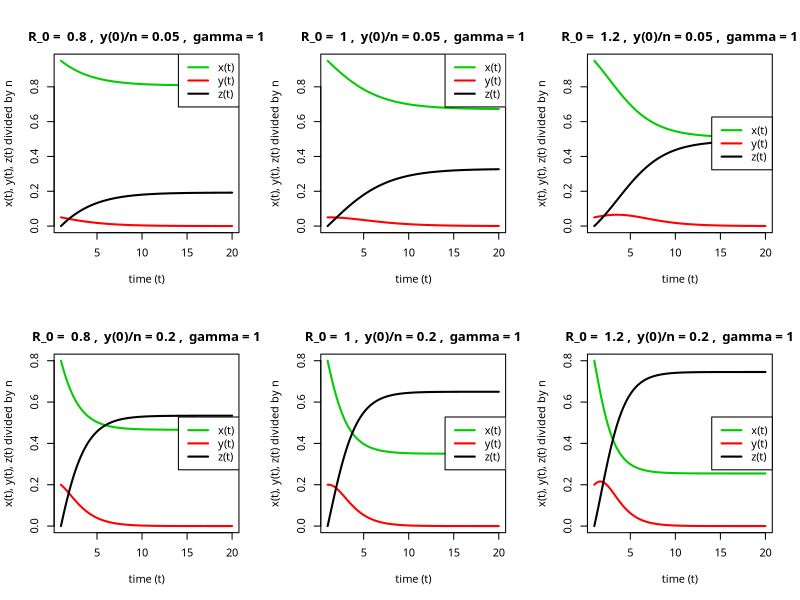
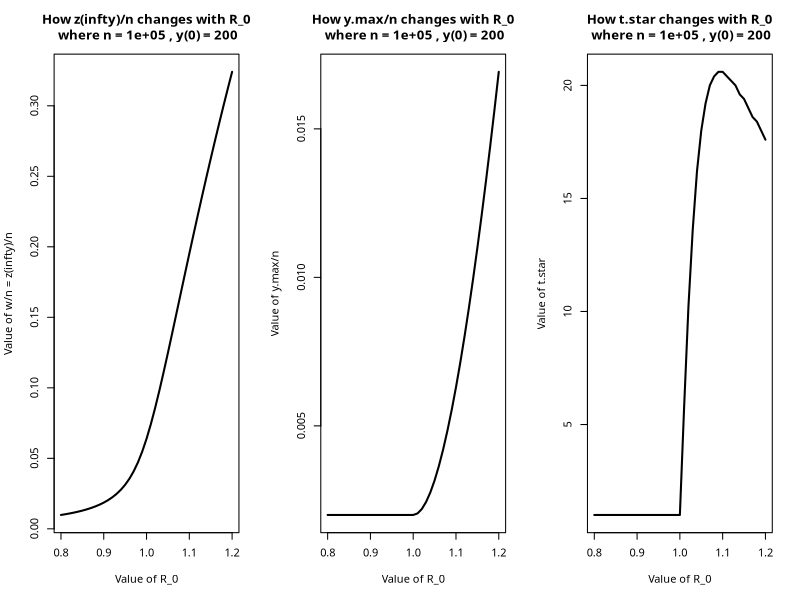
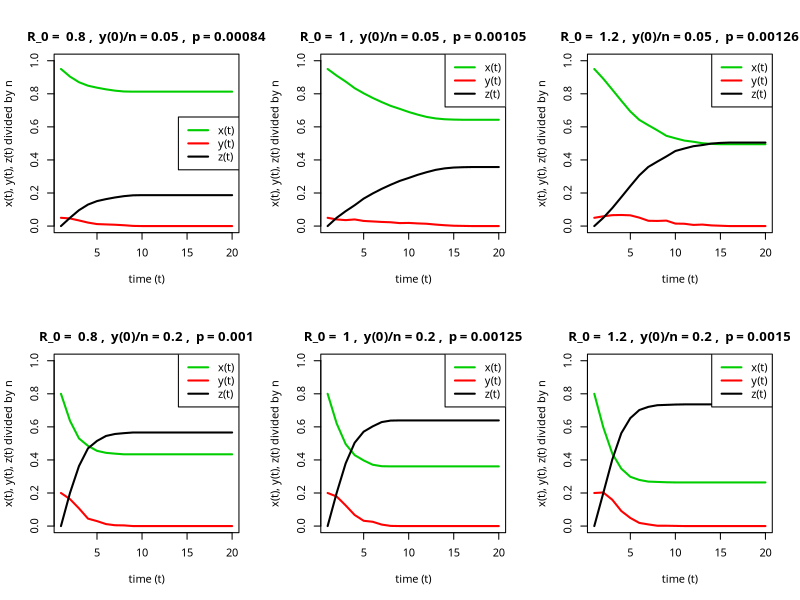
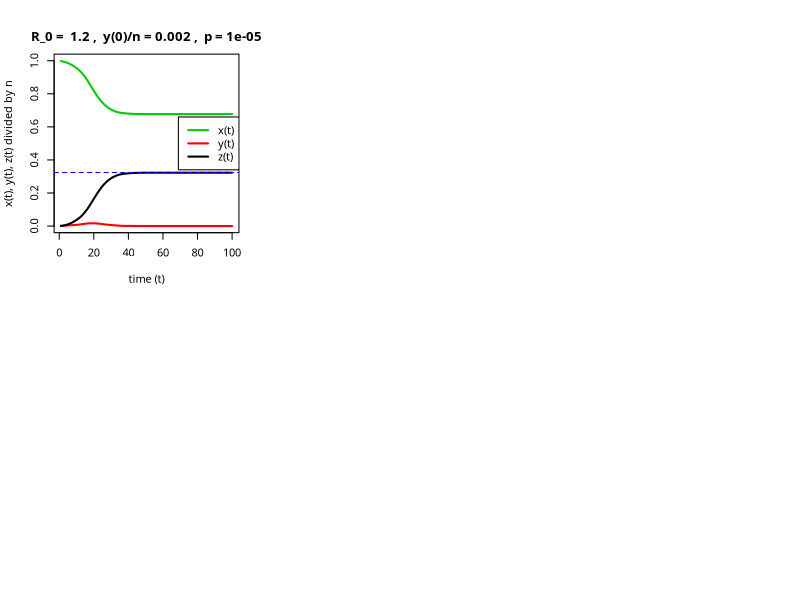
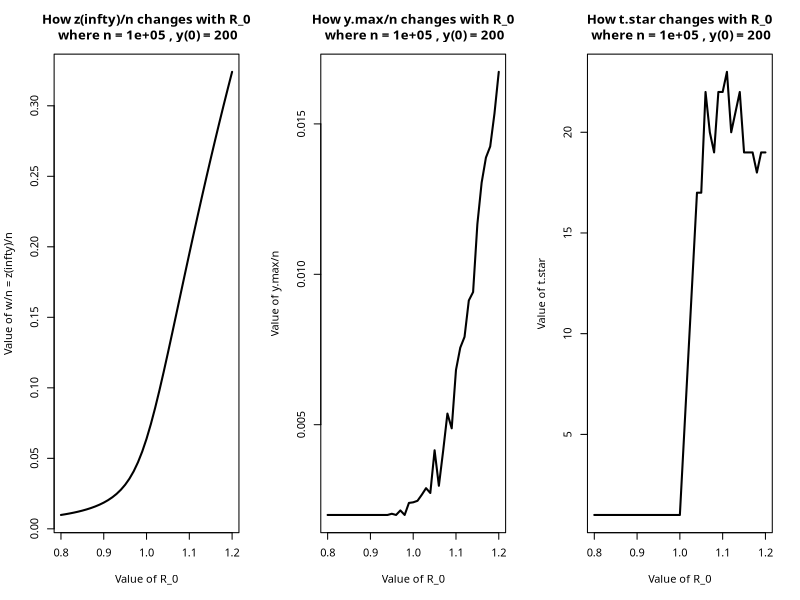

Source code (R) for these figures, in order:
#---------------------------------------------------------------------------
#   Solving the Kermack-McKendrick Model numerically (by Euler's method)
#---------------------------------------------------------------------------

Kerm.Mck<-function(n, y0, R, gamma = 1, ndays = 365, h = 0.2, plot.option = 0){
	x0 = n - y0
	lambda = R * gamma / x0
	days = seq(1, ndays, by = h)
	d = length(days)
	x = rep(x0, d); y = rep(y0, d); z = rep(0, d)
	for(i in 1:(d-1)){
		x[i+1] = x[i] - h * lambda*x[i]*y[i]
		z[i+1] = z[i] + h * gamma*y[i]
		y[i+1] = n - x[i+1] - z[i+1]
	}
	x = x/n; y = y/n; z = z/n
	if(plot.option == 0){
		plot(days, x, ylim = c(0, x0/n), xlab = "time (t)", ylab = "x(t), y(t), z(t) divided by n", type = "l", col = "green3", lwd = 2)
		lines(days, y, type = "l", col = "red", lwd = 2)
		lines(days, z, type = "l", col = "black", lwd = 2)
		if(min(abs(x - z)) > 0.3)		
			legend("topright", legend = c("x(t)", "y(t)", "z(t)"), col = c("green3", "red", "black"), lwd = 2)
		else
			legend("right", legend = c("x(t)", "y(t)", "z(t)"), col = c("green3", "red", "black"), lwd = 2)
		title(main = paste("R_0 = ", R, ",  y(0)/n =", y0/n, ",  gamma =", gamma), line = 1)
	}
	return(list(x = x, y = y, z = z))
}

par(mfrow = c(2, 3), family = "System Font")
Kerm.Mck(n = 1000, y0 = 50, R = 0.8, ndays = 20)
Kerm.Mck(n = 1000, y0 = 50, R = 1, ndays = 20)
Kerm.Mck(n = 1000, y0 = 50, R = 1.2, ndays = 20)
Kerm.Mck(n = 1000, y0 = 200, R = 0.8, ndays = 20)
Kerm.Mck(n = 1000, y0 = 200, R = 1, ndays = 20)
Kerm.Mck(n = 1000, y0 = 200, R = 1.2, ndays = 20)

Phase.Trans.KM<-function(n = 10^5, y0 = 200, R = 1.2, ndays = 100, h = 0.2){
	x0 = n - y0
	theta = R/x0
	days = seq(1, ndays, by = h)
	pts = seq(0, n, by = 0.1)
	w = pts[which.min(abs(n - x0 * exp(- theta * pts) - pts))]
	K = Kerm.Mck(n, y0, R, ndays = ndays, h = h, plot.option = 1)
	tstar = days[which.min(abs(K$x*n - 1/theta))]
	return(c(w = w, ymax = max(K$y), tstar = tstar))
}

Phase.Trans.KM()

n = 10^5; y0 = 200
Rseq = seq(0.8, 1.2, by = 0.01)
List = sapply(Rseq, function(r) Phase.Trans.KM(n, y0, R = r))
par(mfrow = c(1, 3), family = "System Font")
plot(unlist(List[1,])/n ~ Rseq, type = "l", lwd = 2, xlab = "Value of R_0", ylab = "Value of w/n = z(infty)/n", main = paste("How z(infty)/n changes with R_0\n where n =", n,", y(0) =", y0))
plot(unlist(List[2,]) ~ Rseq, type = "l", lwd = 2, xlab = "Value of R_0", ylab = "Value of y.max/n", main = paste("How y.max/n changes with R_0\n where n =", n,", y(0) =", y0))
plot(unlist(List[3,]) ~ Rseq, type = "l", lwd = 2, xlab = "Value of R_0", ylab = "Value of t.star", main = paste("How t.star changes with R_0\n where n =", n,", y(0) =", y0))

#---------------------------------------------------------------------------
#                      Simulating the Reed-Frost Model                     
#---------------------------------------------------------------------------

Reed.Frost<-function(n, y0, R, ndays = 365, plot.option = 0){
	x0 = n - y0
	p = R / x0
	days = 1:ndays
	x = rep(x0, ndays); y = rep(y0, ndays); z = rep(0, ndays)
	for(i in 1:(ndays-1)){
		y[i+1] = rbinom(1, x[i], 1 - (1 - p)^y[i])
		x[i+1] = x[i] - y[i+1]
		z[i+1] = z[i] + y[i]
	}
	x = x/n; y = y/n; z = z/n
	if(plot.option == 0){
		plot(days, x, ylim = c(0, 1), xlab = "time (t)", ylab = "x(t), y(t), z(t) divided by n", type = "l", col = "green3", lwd = 2)
		lines(days, y, type = "l", col = "red", lwd = 2)
		lines(days, z, type = "l", col = "black", lwd = 2)
		if(min(abs(x - z)) > 0.3)
			legend("right", legend = c("x(t)", "y(t)", "z(t)"), col = c("green3", "red", "black"), lwd = 2)
		else #so that legend does not collide with the curves
			legend("topright", legend = c("x(t)", "y(t)", "z(t)"), col = c("green3", "red", "black"), lwd = 2)
		title(main = paste("R_0 = ", R, ",  y(0)/n =", y0/n, ",  p =", round(p, 5)), line = 1)
	}
	return(list(x = x, y = y, z = z))
}

par(mfrow = c(2, 3), family = "System Font")
Reed.Frost(n = 1000, y0 = 50, R = 0.8, ndays = 20)
Reed.Frost(n = 1000, y0 = 50, R = 1, ndays = 20)
Reed.Frost(n = 1000, y0 = 50, R = 1.2, ndays = 20)
Reed.Frost(n = 1000, y0 = 200, R = 0.8, ndays = 20)
Reed.Frost(n = 1000, y0 = 200, R = 1, ndays = 20)
Reed.Frost(n = 1000, y0 = 200, R = 1.2, ndays = 20)

Phase.Trans.RF<-function(n = 10^5, y0 = 200, R = 1.2, ndays = 100, opn = 1){
	x0 = n - y0
	theta = R/x0
	days = seq(1, ndays, by = 1)
	pts = seq(0, n, by = 0.1)
	w = pts[which.min(abs(n - x0 * exp(- theta * pts) - pts))]
	K = Reed.Frost(n, y0, R, ndays = ndays, plot.option = opn)
	if(opn == 0) abline(h = w/n, lty = 2, col = "blue")
	tstar = days[which.min(abs(K$x*n - 1/theta))]
	return(c(w = w, ymax = max(K$y), tstar = tstar))
}

Phase.Trans.RF(opn = 0)

n = 10^5; y0 = 200
Rseq = seq(0.8, 1.2, by = 0.01)
List = sapply(Rseq, function(r) Phase.Trans.RF(n, y0, R = r))
par(mfrow = c(1, 3), family = "System Font")
plot(unlist(List[1,])/n ~ Rseq, type = "l", lwd = 2, xlab = "Value of R_0", ylab = "Value of w/n = z(infty)/n", main = paste("How z(infty)/n changes with R_0\n where n =", n,", y(0) =", y0))
plot(unlist(List[2,]) ~ Rseq, type = "l", lwd = 2, xlab = "Value of R_0", ylab = "Value of y.max/n", main = paste("How y.max/n changes with R_0\n where n =", n,", y(0) =", y0))
plot(unlist(List[3,]) ~ Rseq, type = "l", lwd = 2, xlab = "Value of R_0", ylab = "Value of t.star", main = paste("How t.star changes with R_0\n where n =", n,", y(0) =", y0))
